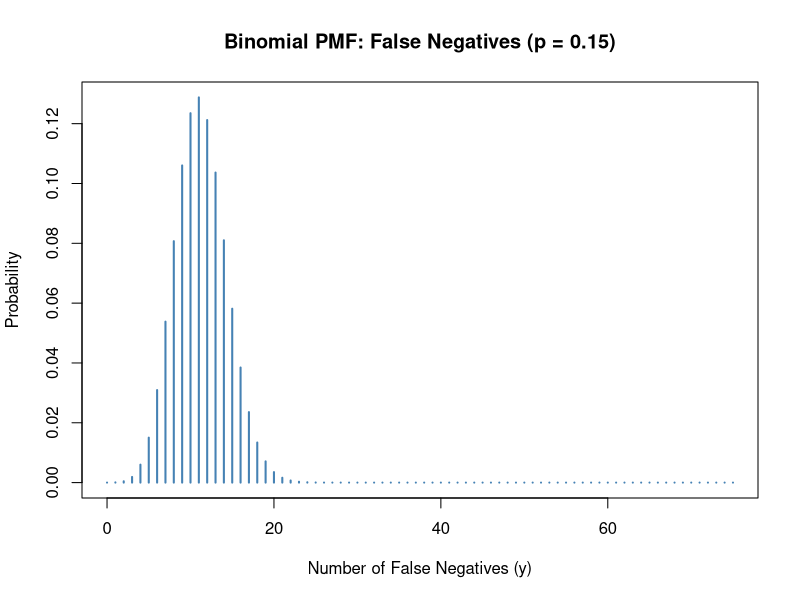
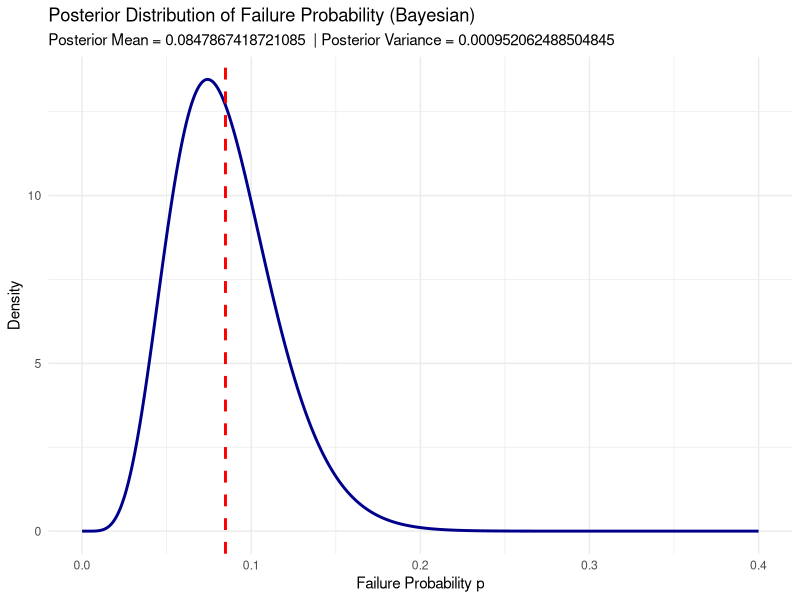

These figures' R source, in order:
# Part a
n <- 75 #number of patients
p <- 0.15 #prob of failure old method
y <- 0:n #possible number of failure
pmf <- dbinom(y, size=n, prob=p )
plot(y, pmf, type="h", lwd = 2, col = "steelblue",
     main = "Binomial PMF: False Negatives (p = 0.15)",
     xlab = "Number of False Negatives (y)",
     ylab = "Probability")

#part b
y <- 6
p_hat <- y/n
cat("Estimated failure probability (frequentist):", p_hat, "\n")

#part c
prior_mean <- 0.15
prior_sd <- 0.14

beta_params <- function(mean, sd) {
  var <- sd^2
  temp <- mean * (1 - mean) / var - 1
  alpha <- mean * temp
  beta  <- (1 - mean) * temp
  return(c(alpha = alpha, beta = beta))
}

prior_params <- beta_params(prior_mean, prior_sd)
alpha_prior <- prior_params["alpha"]
beta_prior <- prior_params["beta"]

alpha_post <- alpha_prior + y
beta_post  <- beta_prior + n - y

library(ggplot2)

p_vals <- seq(0, 0.4, length.out = 1000)
post_density <- dbeta(p_vals, alpha_post, beta_post)

post_mean <- alpha_post / (alpha_post + beta_post)
post_var  <- (alpha_post * beta_post) / ((alpha_post + beta_post)^2 * (alpha_post + beta_post + 1))

df <- data.frame(p=p_vals, density=post_density)

ggplot(df, aes(x = p, y = density)) +
  geom_line(color = "darkblue", size = 1) +
  geom_vline(xintercept = post_mean, color = "red", linetype = "dashed", linewidth = 1) +
  labs(
    title = "Posterior Distribution of Failure Probability (Bayesian)",
    subtitle = paste("Posterior Mean =", post_mean, 
                     " | Posterior Variance =", post_var),
    x = "Failure Probability p",
    y = "Density"
  ) +
  theme_minimal()